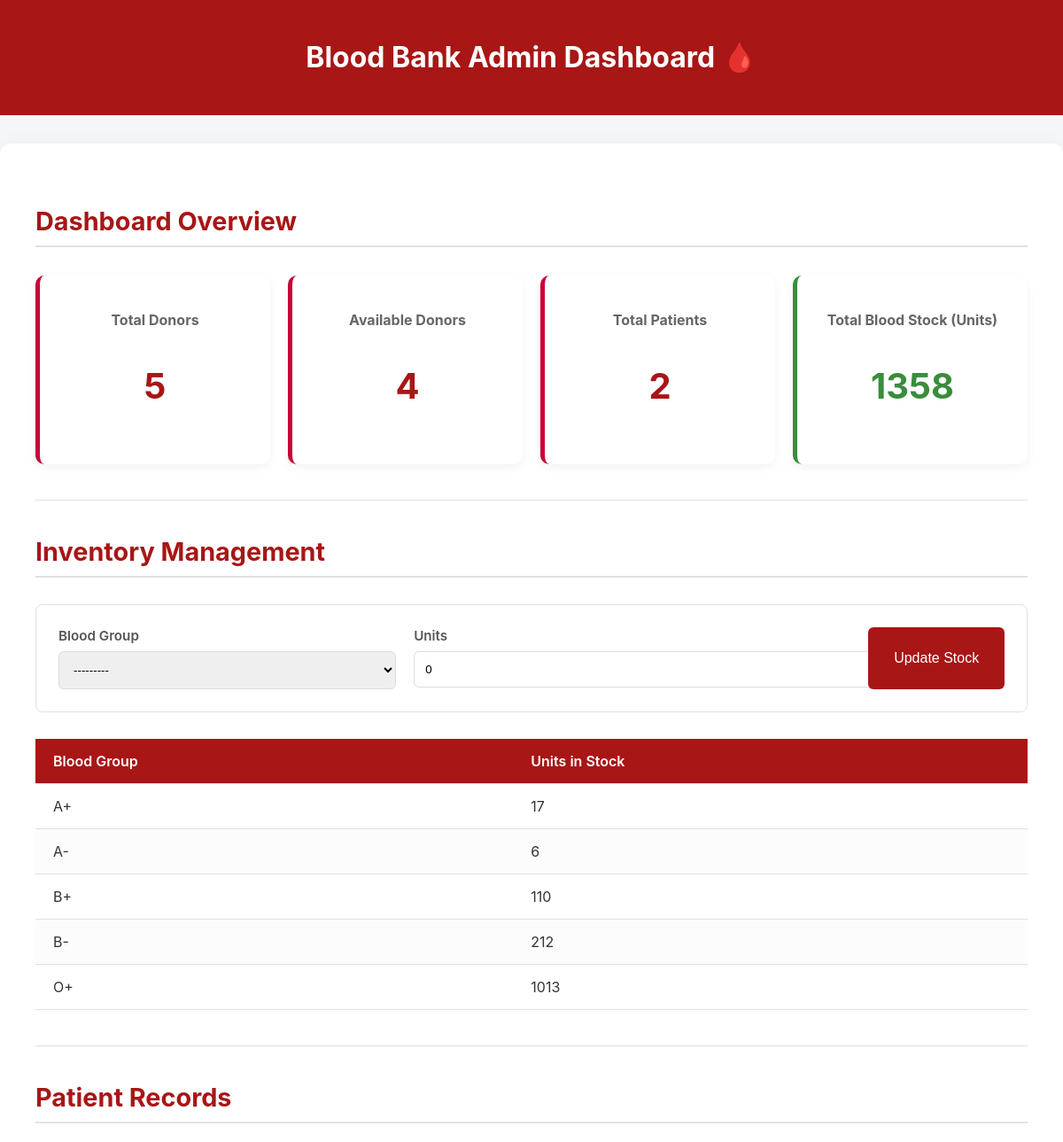
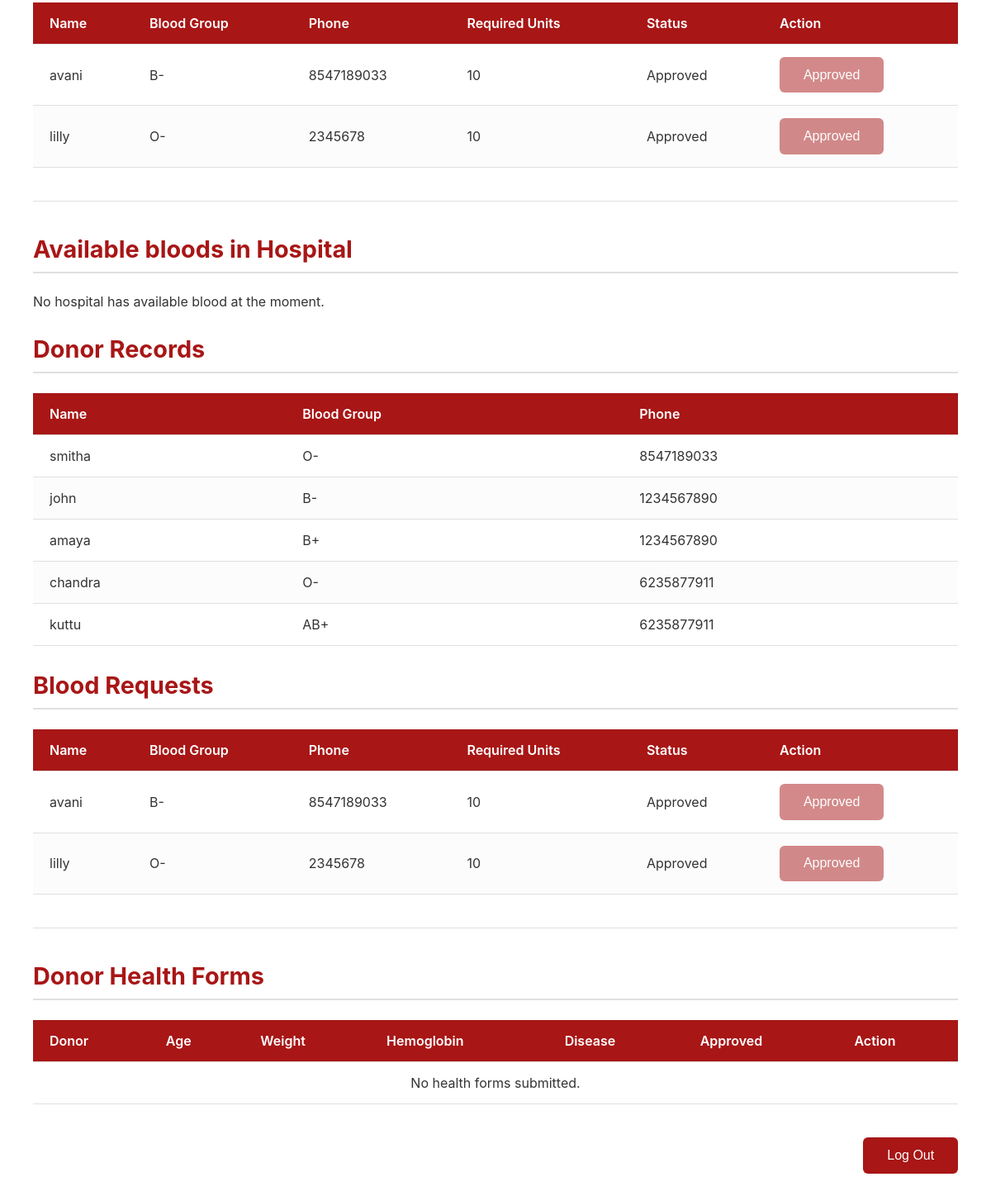
/admin-dashboard/ (signed in), run on the app's committed database (2 pictures, top to bottom).
### bloodmanager/models.py (models this page shows, shortened)
class Patient(models.Model):
    user = models.OneToOneField(User, on_delete=models.CASCADE)
    phone = models.CharField(max_length=15)
    gender = models.CharField(max_length=10)
    blood_group = models.CharField(max_length=3, choices=BLOOD_GROUP_CHOICES)
    address = models.TextField()
    required_units = models.PositiveIntegerField(default=1)
    approved = models.BooleanField(default=False)

class Donor(models.Model):
    user = models.OneToOneField(User, on_delete=models.CASCADE)
    phone = models.CharField(max_length=15)
    gender = models.CharField(max_length=10, choices=GENDER_CHOICES)
    blood_group = models.CharField(max_length=3, choices=BLOOD_GROUP_CHOICES)
    address = models.TextField()
    age = models.PositiveIntegerField()
    last_donation_date = models.DateField(null=True, blank=True)
    available = models.BooleanField(default=True)
    profile_photo = models.ImageField(
        upload_to='donor_photos/',
        null=True,
        blank=True
    )

### bloodmanager/views.py (the view, shortened to what this page needs)
# urls.py: path('admin-dashboard/', views.admin_dashboard, name='admin-dashboard'),
@user_passes_test(is_admin)
def admin_dashboard(request):
    donors = Donor.objects.all()
    patients = Patient.objects.all().order_by('-approved', 'user__username')
    requested_patients = Patient.objects.filter(approved=False)
    stock = BloodStock.objects.values('blood_group').annotate(total_units=Sum('units')).order_by('blood_group')
    health_forms = DonorHealthCheck.objects.all().order_by('-submitted_at')
    total_donors = donors.count()
    available_donors = donors.filter(available=True).count()
    total_patients = patients.count()
    total_stock_units = sum(item['total_units'] for item in stock)
    stock_form = BloodStockForm()
    context = {
        'donors': donors,
        'requested_patients': requested_patients,
        'patients': patients,
        'stock': stock,
        'total_donors': total_donors,
        'available_donors': available_donors,
        'total_patients': total_patients,
        'total_stock_units': total_stock_units,
        'stock_form': stock_form,  # always safe now
        'health_forms': health_forms,
    }
    return render(request, 'admin/admin_dashboard.html', context)

### bloodmanager/forms.py
class BloodStockForm(forms.ModelForm):
    class Meta:
        model = BloodStock
        fields = ['blood_group', 'units']

### bloodmanager/views.py (called while the page is built)
def is_admin(user):
    return user.is_superuser

### bloodmanager/templates/admin/admin_dashboard.html (shortened to what this page needs)
<!DOCTYPE html>
<html lang="en">
<head>
</head>
<body>
<header>
    <h1>Blood Bank Admin Dashboard 🩸</h1>
</header>
<div class="container">
    <h2>Dashboard Overview</h2>
    <div class="stats">
        <div class="stat-box">
            <h3>Total Donors</h3>
            <p>{{ total_donors }}</p>
        </div>
        <div class="stat-box">
            <h3>Available Donors</h3>
            <p>{{ available_donors }}</p>
        </div>
        <div class="stat-box">
            <h3>Total Patients</h3>
            <p>{{ total_patients }}</p>
        </div>
        <div class="stat-box stock-highlight">
            <h3>Total Blood Stock (Units)</h3>
            <p><strong>{{ total_stock_units }}</strong></p>
        </div>
    </div>
    <hr>
    <h2>Inventory Management</h2>
    <form method="POST" class="stock-form">
        <div>
            <label for="{{ stock_form.blood_group.id_for_label }}">Blood Group</label>
            {{ stock_form.blood_group }}
        </div>
        <div>
            <label for="{{ stock_form.units.id_for_label }}">Units</label>
            {{ stock_form.units }}
        </div>
        <button type="submit" name="update_stock">Update Stock</button>
    </form>
    <table>
        <thead>
            <tr>
                <th>Blood Group</th>
                <th>Units in Stock</th>
            </tr>
        </thead>
        <tbody>
            {% for item in stock %}
            <tr class="{% if item.total_units < 5 %}low-stock{% endif %}">
                <td>{{ item.blood_group }}</td>
                <td>{{ item.total_units }}</td>
            </tr>
            {% empty %}
            <tr><td colspan="2" style="text-align:center;">No stock records found.</td></tr>
            {% endfor %}
        </tbody>
    </table>
    <hr>
    <h2>Patient Records</h2>
    <table>
        <thead>
            <tr>
                <th>Name</th>
                <th>Blood Group</th>
                <th>Phone</th>
                <th>Required Units</th>
                <th>Status</th>
                <th>Action</th>
            </tr>
        </thead>
        <tbody>
            {% for patient in patients %}
            <tr>
                <td>{{ patient.user.username }}</td>
                <td>{{ patient.blood_group }}</td>
                <td>{{ patient.phone }}</td>
                <td>{{ patient.required_units }}</td>
                <td>{% if patient.approved %}Approved{% else %}Pending{% endif %}</td>
                <td>
                    {% if not patient.approved %}
                    <form method="POST" style="display:inline;">
                        {% csrf_token %}
                        <input type="hidden" name="patient_id" value="{{ patient.id }}">
                        <button type="submit" name="approve_patient">Approve</button>
                    </form>
                    {% else %}
                        <button disabled style="opacity:0.5;">Approved</button>
                    {% endif %}
                </td>
            </tr>
            {% endfor %}
        </tbody>
    </table>
    <hr>
    <h2>Available bloods in Hospital</h2>
    {% if hospitals_with_stock %}
    <table>
        <tr>
            <th>Hospital Name</th>
            <th>Blood Group</th>
            <th>Available Units</th>
            <th>Address</th>
        </tr>
        {% for stock in hospitals_with_stock %}
        <tr>
            <td>{{ stock.hospital.name }}</td>
            <td>{{ stock.blood_group }}</td>
            <td>{{ stock.units }}</td>
            <td>{{ stock.hospital.address }}</td>
        </tr>
        {% endfor %}
    </table>
    {% else %}
    <p>No hospital has available blood at the moment.</p>
    {% endif %}
    <h2>Donor Records</h2>
    <table>
        <thead>
            <tr>
                <th>Name</th>
                <th>Blood Group</th>
                <th>Phone</th>
            </tr>
        </thead>
        <tbody>
            {% for donor in donors %}
            <tr>
                <td>{{ donor.user.username }}</td>
                <td>{{ donor.blood_group }}</td>
                <td>{{ donor.phone }}</td>
            </tr>
            {% empty %}
            <tr><td colspan="3" style="text-align:center;">No donor records found.</td></tr>
            {% endfor %}
        </tbody>
    </table>
    <h2>Blood Requests</h2>
    <table>
        <thead>
            <tr>
                <th>Name</th>
                <th>Blood Group</th>
                <th>Phone</th>
                <th>Required Units</th>
                <th>Status</th>
                <th>Action</th>
            </tr>
        </thead>
        <tbody>
            {% for patient in patients %}
            <tr>
                <td>{{ patient.user.username }}</td>
                <td>{{ patient.blood_group }}</td>
                <td>{{ patient.phone }}</td>
                <td>{{ patient.required_units }}</td>
                <td>{% if patient.approved %}Approved{% else %}Pending{% endif %}</td>
                <td>
                    {% if not patient.approved %}
                    <form method="POST" style="display:inline;">
                        {% csrf_token %}
                        <input type="hidden" name="patient_id" value="{{ patient.id }}">
                        <button type="submit" name="approve_patient" style="padding:5px 10px; background:green; color:white; border:none; border-radius:5px;">Approve</button>
                    </form>
                    {% else %}
                        <button disabled style="opacity:0.5;">Approved</button>
                    {% endif %}
                </td>
            </tr>
            {% empty %}
            <tr><td colspan="6" style="text-align:center;">No patient records found.</td></tr>
            {% endfor %}
        </tbody>
    </table>
    <hr>
    <h2>Donor Health Forms</h2>
    <table>
        <thead>
            <tr>
                <th>Donor</th>
                <th>Age</th>
                <th>Weight</th>
                <th>Hemoglobin</th>
                <th>Disease</th>
                <th>Approved</th>
                <th>Action</th>
            </tr>
        </thead>
        <tbody>
            {% for form in health_forms %}
            <tr>
                <td>{{ form.donor.user.username }}</td>
                <td>{{ form.age }}</td>
                <td>{{ form.weight }} kg</td>
                <td>{{ form.hemoglobin_level }} g/dL</td>
                <td>{% if form.has_disease %}Yes{% else %}No{% endif %}</td>
                <td>
                    {% if form.is_approved %}
                        ✅
                    {% elif form.is_approved == False and form.submitted_at %}
                        ❌
                    {% else %}
                        Pending
                    {% endif %}
                </td>
                <td>
                    {% if form.is_approved is not True %}
                    <form method="POST" style="display:inline;">
                        {% csrf_token %}
                        <input type="hidden" name="health_id" value="{{ form.id }}">
                        <button type="submit" name="approve_health" style="padding:5px 10px; background:green; color:white; border:none; border-radius:5px;">Approve</button>
                        <button type="submit" name="reject_health" style="padding:5px 10px; background:red; color:white; border:none; border-radius:5px;">Reject</button>
                    </form>
                    {% else %}
                        <button disabled>Approved</button>
                    {% endif %}
                </td>
            </tr>
            {% empty %}
            <tr><td colspan="7" style="text-align:center;">No health forms submitted.</td></tr>
            {% endfor %}
        </tbody>
    </table>
    <div class="logout">
        <form method="POST" action="{% url 'logout' %}">
            <button type="submit">Log Out</button>
        </form>
    </div>
</div>
</body>
</html>

### bloodmanager/templates/admin/admin_dashboard.html (style rules this page uses)
:root { --primary-color: rgb(168, 22, 22); --secondary-color: #C70039; --background-light: #f4f6f8; --text-dark: #333; --border-light: #e0e0e0; --success-green: #388E3C; --alert-red: #D32F2F; }
body { font-family: 'Inter', sans-serif; margin: 0; background: var(--background-light); color: var(--text-dark); }
header { background: var(--primary-color); color: white; padding: 1.5rem 1rem; text-align: center; }
.container { max-width: 1200px; margin: 2rem auto; background: white; border-radius: 12px; padding: 40px; box-shadow: 0 10px 30px rgba(0,0,0,0.08); }
h2 { color: var(--primary-color); margin-top: 30px; border-bottom: 2px solid var(--border-light); padding-bottom: 10px; font-size: 1.8rem; }
.stats { display: grid; grid-template-columns: repeat(auto-fit, minmax(220px, 1fr)); gap: 20px; margin: 2rem 0; }
.stat-box { background: white; border-radius: 10px; padding: 1.5rem; text-align: center; box-shadow: 0 4px 12px rgba(0,0,0,0.05); border-left: 5px solid var(--secondary-color); transition: all 0.3s; }
.stat-box h3 { color: #666; margin-bottom: 0.5rem; font-size: 1em; }
.stat-box p { font-size: 2.5em; font-weight: 700; color: var(--primary-color); }
.stock-highlight { border-left-color: var(--success-green); }
.stock-highlight p { color: var(--success-green); }
table { width: 100%; border-collapse: collapse; margin-top: 1.5rem; }
th, td { padding: 15px 20px; border-bottom: 1px solid var(--border-light); text-align: left; }
th { background: var(--primary-color); color: white; font-weight: 600; }
tr:nth-child(even) { background-color: #fcfcfc; }
.stock-form { display: flex; gap: 20px; margin: 30px 0; padding: 25px; border: 1px solid var(--border-light); border-radius: 8px; background: #fff; }
.stock-form > div { flex-grow: 1; }
.stock-form label { display: block; margin-bottom: 8px; font-weight: 600; color: #555; font-size: 0.95em; }
.stock-form select, .stock-form input[type="number"] { width: 100%; padding: 0.75rem; border-radius: 6px; border: 1px solid #ddd; }
button { background: var(--primary-color); color: white; border: none; padding: 0.8rem 1.8rem; border-radius: 6px; cursor: pointer; font-size: 1em; f ont-weight: 500; transition: background 0.3s, transform 0.1s; }
.logout { text-align: right; margin-top: 40px; }
hr { border: 0; height: 1px; background: var(--border-light); margin: 40px 0; }

### data on the page
Patient: user.username "avani", blood_group "B-", phone "8547189033", required_units "10", approved "Approved"
Patient: user.username "lilly", blood_group "O-", phone "2345678", required_units "10", approved "Approved"
Donor: user.username "smitha", blood_group "O-", phone "8547189033"
Donor: user.username "john", blood_group "B-", phone "1234567890"
Donor: user.username "amaya", blood_group "B+", phone "1234567890"
Donor: user.username "chandra", blood_group "O-", phone "6235877911"
Donor: user.username "kuttu", blood_group "AB+", phone "6235877911"

### other printed values
{{ total_donors }} "5"
{{ available_donors }} "4"
{{ total_patients }} "2"
{{ total_stock_units }} "1358"
{{ item.blood_group }} "A+" "A-" "B+" "B-" "O+"
{{ item.total_units }} "17" "6" "110" "212" "1013"
